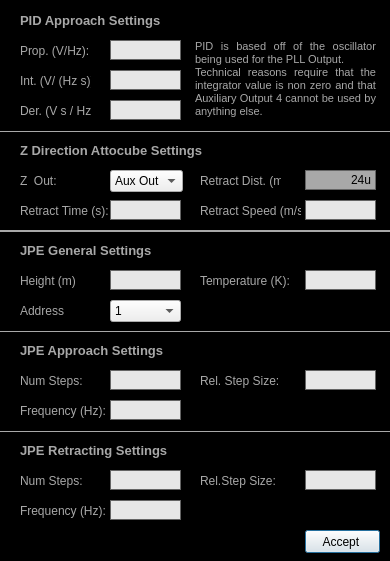
<?xml version="1.0" encoding="UTF-8"?>
<ui version="4.0">
 <class>Dialog</class>
 <widget class="QDialog" name="Dialog">
  <property name="geometry">
   <rect>
    <x>0</x>
    <y>0</y>
    <width>390</width>
    <height>561</height>
   </rect>
  </property>
  <property name="sizePolicy">
   <sizepolicy hsizetype="Fixed" vsizetype="Fixed">
    <horstretch>0</horstretch>
    <verstretch>0</verstretch>
   </sizepolicy>
  </property>
  <property name="minimumSize">
   <size>
    <width>390</width>
    <height>561</height>
   </size>
  </property>
  <property name="maximumSize">
   <size>
    <width>390</width>
    <height>561</height>
   </size>
  </property>
  <property name="windowTitle">
   <string>Advanced PID Approach Settings</string>
  </property>
  <property name="styleSheet">
   <string notr="true">#Dialog{background-color: rgb(0,0,0);}

QLabel{
color:rgb(168,168,168)
}

QLineEdit{
border: 1px solid rgb(100,100,100);
background-color:rgb(230,230,230);
}

QTextEdit{
border: 1px solid black;
background-color: black;
color:rgb(168,168,168);
}

</string>
  </property>
  <widget class="QLabel" name="label_title">
   <property name="geometry">
    <rect>
     <x>20</x>
     <y>10</y>
     <width>171</width>
     <height>20</height>
    </rect>
   </property>
   <property name="font">
    <font>
     <pointsize>10</pointsize>
     <weight>75</weight>
     <bold>true</bold>
    </font>
   </property>
   <property name="styleSheet">
    <string notr="true">#label_title{
color:rgb(168,168,168)
}</string>
   </property>
   <property name="text">
    <string>PID Approach Settings</string>
   </property>
   <property name="alignment">
    <set>Qt::AlignLeading|Qt::AlignLeft|Qt::AlignVCenter</set>
   </property>
  </widget>
  <widget class="QPushButton" name="pushButton">
   <property name="geometry">
    <rect>
     <x>305</x>
     <y>530</y>
     <width>75</width>
     <height>23</height>
    </rect>
   </property>
   <property name="text">
    <string>Accept </string>
   </property>
  </widget>
  <widget class="QLabel" name="label">
   <property name="geometry">
    <rect>
     <x>20</x>
     <y>40</y>
     <width>81</width>
     <height>22</height>
    </rect>
   </property>
   <property name="text">
    <string>Prop. (V/Hz):</string>
   </property>
  </widget>
  <widget class="QLabel" name="label_2">
   <property name="geometry">
    <rect>
     <x>20</x>
     <y>100</y>
     <width>71</width>
     <height>22</height>
    </rect>
   </property>
   <property name="text">
    <string>Der. (V s / Hz):</string>
   </property>
  </widget>
  <widget class="QLabel" name="label_3">
   <property name="geometry">
    <rect>
     <x>20</x>
     <y>70</y>
     <width>71</width>
     <height>22</height>
    </rect>
   </property>
   <property name="text">
    <string>Int. (V/ (Hz s)):</string>
   </property>
  </widget>
  <widget class="QLabel" name="label_title_6">
   <property name="geometry">
    <rect>
     <x>20</x>
     <y>140</y>
     <width>311</width>
     <height>20</height>
    </rect>
   </property>
   <property name="font">
    <font>
     <pointsize>10</pointsize>
     <weight>75</weight>
     <bold>true</bold>
    </font>
   </property>
   <property name="styleSheet">
    <string notr="true">#label_title{
color:rgb(168,168,168)
}</string>
   </property>
   <property name="text">
    <string>Z Direction Attocube Settings</string>
   </property>
   <property name="alignment">
    <set>Qt::AlignLeading|Qt::AlignLeft|Qt::AlignVCenter</set>
   </property>
  </widget>
  <widget class="Line" name="line_3">
   <property name="geometry">
    <rect>
     <x>0</x>
     <y>130</y>
     <width>405</width>
     <height>3</height>
    </rect>
   </property>
   <property name="styleSheet">
    <string notr="true">#line_3{
color:rgb(168,168,168)
}</string>
   </property>
   <property name="frameShadow">
    <enum>QFrame::Plain</enum>
   </property>
   <property name="lineWidth">
    <number>1</number>
   </property>
   <property name="orientation">
    <enum>Qt::Horizontal</enum>
   </property>
  </widget>
  <widget class="QLabel" name="label_11">
   <property name="geometry">
    <rect>
     <x>20</x>
     <y>370</y>
     <width>111</width>
     <height>22</height>
    </rect>
   </property>
   <property name="text">
    <string>Num Steps:</string>
   </property>
  </widget>
  <widget class="QLineEdit" name="lineEdit_JPE_Retract_Freq">
   <property name="geometry">
    <rect>
     <x>110</x>
     <y>500</y>
     <width>71</width>
     <height>20</height>
    </rect>
   </property>
   <property name="text">
    <string/>
   </property>
   <property name="alignment">
    <set>Qt::AlignRight|Qt::AlignTrailing|Qt::AlignVCenter</set>
   </property>
  </widget>
  <widget class="QLineEdit" name="lineEdit_JPE_Approach_Freq">
   <property name="geometry">
    <rect>
     <x>110</x>
     <y>400</y>
     <width>71</width>
     <height>20</height>
    </rect>
   </property>
   <property name="text">
    <string/>
   </property>
   <property name="alignment">
    <set>Qt::AlignRight|Qt::AlignTrailing|Qt::AlignVCenter</set>
   </property>
  </widget>
  <widget class="Line" name="line_5">
   <property name="geometry">
    <rect>
     <x>0</x>
     <y>430</y>
     <width>405</width>
     <height>3</height>
    </rect>
   </property>
   <property name="styleSheet">
    <string notr="true">#line_5{
color:rgb(168,168,168)
}</string>
   </property>
   <property name="frameShadow">
    <enum>QFrame::Plain</enum>
   </property>
   <property name="lineWidth">
    <number>1</number>
   </property>
   <property name="orientation">
    <enum>Qt::Horizontal</enum>
   </property>
  </widget>
  <widget class="QLineEdit" name="lineEdit_JPE_Retract_Steps">
   <property name="geometry">
    <rect>
     <x>110</x>
     <y>470</y>
     <width>71</width>
     <height>20</height>
    </rect>
   </property>
   <property name="text">
    <string/>
   </property>
   <property name="alignment">
    <set>Qt::AlignRight|Qt::AlignTrailing|Qt::AlignVCenter</set>
   </property>
  </widget>
  <widget class="QLabel" name="label_23">
   <property name="geometry">
    <rect>
     <x>20</x>
     <y>500</y>
     <width>111</width>
     <height>22</height>
    </rect>
   </property>
   <property name="text">
    <string>Frequency (Hz):</string>
   </property>
  </widget>
  <widget class="QLabel" name="label_25">
   <property name="geometry">
    <rect>
     <x>200</x>
     <y>470</y>
     <width>111</width>
     <height>22</height>
    </rect>
   </property>
   <property name="text">
    <string>Rel.Step Size:</string>
   </property>
  </widget>
  <widget class="QLineEdit" name="lineEdit_JPE_Approach_Size">
   <property name="geometry">
    <rect>
     <x>305</x>
     <y>370</y>
     <width>71</width>
     <height>20</height>
    </rect>
   </property>
   <property name="text">
    <string/>
   </property>
   <property name="alignment">
    <set>Qt::AlignRight|Qt::AlignTrailing|Qt::AlignVCenter</set>
   </property>
  </widget>
  <widget class="QLabel" name="label_12">
   <property name="geometry">
    <rect>
     <x>200</x>
     <y>370</y>
     <width>111</width>
     <height>22</height>
    </rect>
   </property>
   <property name="text">
    <string>Rel. Step Size:</string>
   </property>
  </widget>
  <widget class="QLabel" name="label_24">
   <property name="geometry">
    <rect>
     <x>20</x>
     <y>470</y>
     <width>111</width>
     <height>22</height>
    </rect>
   </property>
   <property name="text">
    <string>Num Steps:</string>
   </property>
  </widget>
  <widget class="QComboBox" name="comboBox_JPE_Address">
   <property name="geometry">
    <rect>
     <x>110</x>
     <y>300</y>
     <width>71</width>
     <height>22</height>
    </rect>
   </property>
   <property name="currentIndex">
    <number>0</number>
   </property>
   <item>
    <property name="text">
     <string>1</string>
    </property>
   </item>
   <item>
    <property name="text">
     <string>2</string>
    </property>
   </item>
   <item>
    <property name="text">
     <string>3</string>
    </property>
   </item>
   <item>
    <property name="text">
     <string>4</string>
    </property>
   </item>
   <item>
    <property name="text">
     <string>5</string>
    </property>
   </item>
   <item>
    <property name="text">
     <string>6</string>
    </property>
   </item>
  </widget>
  <widget class="QLabel" name="label_title_8">
   <property name="geometry">
    <rect>
     <x>20</x>
     <y>340</y>
     <width>311</width>
     <height>20</height>
    </rect>
   </property>
   <property name="font">
    <font>
     <pointsize>10</pointsize>
     <weight>75</weight>
     <bold>true</bold>
    </font>
   </property>
   <property name="styleSheet">
    <string notr="true">#label_title{
color:rgb(168,168,168)
}</string>
   </property>
   <property name="text">
    <string>JPE Approach Settings</string>
   </property>
   <property name="alignment">
    <set>Qt::AlignLeading|Qt::AlignLeft|Qt::AlignVCenter</set>
   </property>
  </widget>
  <widget class="QLineEdit" name="lineEdit_JPE_Approach_Steps">
   <property name="geometry">
    <rect>
     <x>110</x>
     <y>370</y>
     <width>71</width>
     <height>20</height>
    </rect>
   </property>
   <property name="text">
    <string/>
   </property>
   <property name="alignment">
    <set>Qt::AlignRight|Qt::AlignTrailing|Qt::AlignVCenter</set>
   </property>
  </widget>
  <widget class="QLabel" name="label_14">
   <property name="geometry">
    <rect>
     <x>200</x>
     <y>270</y>
     <width>111</width>
     <height>22</height>
    </rect>
   </property>
   <property name="text">
    <string>Temperature (K):</string>
   </property>
  </widget>
  <widget class="QLabel" name="label_title_5">
   <property name="geometry">
    <rect>
     <x>20</x>
     <y>240</y>
     <width>311</width>
     <height>20</height>
    </rect>
   </property>
   <property name="font">
    <font>
     <pointsize>10</pointsize>
     <weight>75</weight>
     <bold>true</bold>
    </font>
   </property>
   <property name="styleSheet">
    <string notr="true">#label_title{
color:rgb(168,168,168)
}</string>
   </property>
   <property name="text">
    <string>JPE General Settings</string>
   </property>
   <property name="alignment">
    <set>Qt::AlignLeading|Qt::AlignLeft|Qt::AlignVCenter</set>
   </property>
  </widget>
  <widget class="QLineEdit" name="lineEdit_Temperature">
   <property name="geometry">
    <rect>
     <x>305</x>
     <y>270</y>
     <width>71</width>
     <height>20</height>
    </rect>
   </property>
   <property name="text">
    <string/>
   </property>
   <property name="alignment">
    <set>Qt::AlignRight|Qt::AlignTrailing|Qt::AlignVCenter</set>
   </property>
  </widget>
  <widget class="QLineEdit" name="lineEdit_Tip_Height">
   <property name="geometry">
    <rect>
     <x>110</x>
     <y>270</y>
     <width>71</width>
     <height>20</height>
    </rect>
   </property>
   <property name="text">
    <string/>
   </property>
   <property name="alignment">
    <set>Qt::AlignRight|Qt::AlignTrailing|Qt::AlignVCenter</set>
   </property>
  </widget>
  <widget class="Line" name="line_4">
   <property name="geometry">
    <rect>
     <x>0</x>
     <y>330</y>
     <width>405</width>
     <height>3</height>
    </rect>
   </property>
   <property name="styleSheet">
    <string notr="true">#line_4{
color:rgb(168,168,168)
}</string>
   </property>
   <property name="frameShadow">
    <enum>QFrame::Plain</enum>
   </property>
   <property name="lineWidth">
    <number>1</number>
   </property>
   <property name="orientation">
    <enum>Qt::Horizontal</enum>
   </property>
  </widget>
  <widget class="Line" name="line_2">
   <property name="geometry">
    <rect>
     <x>0</x>
     <y>230</y>
     <width>405</width>
     <height>3</height>
    </rect>
   </property>
   <property name="styleSheet">
    <string notr="true">#line_2{
color:rgb(168,168,168)
}</string>
   </property>
   <property name="frameShadow">
    <enum>QFrame::Plain</enum>
   </property>
   <property name="lineWidth">
    <number>2</number>
   </property>
   <property name="orientation">
    <enum>Qt::Horizontal</enum>
   </property>
  </widget>
  <widget class="QLabel" name="label_title_9">
   <property name="geometry">
    <rect>
     <x>20</x>
     <y>440</y>
     <width>311</width>
     <height>20</height>
    </rect>
   </property>
   <property name="font">
    <font>
     <pointsize>10</pointsize>
     <weight>75</weight>
     <bold>true</bold>
    </font>
   </property>
   <property name="styleSheet">
    <string notr="true">#label_title{
color:rgb(168,168,168)
}</string>
   </property>
   <property name="text">
    <string>JPE Retracting Settings</string>
   </property>
   <property name="alignment">
    <set>Qt::AlignLeading|Qt::AlignLeft|Qt::AlignVCenter</set>
   </property>
  </widget>
  <widget class="QLabel" name="label_13">
   <property name="geometry">
    <rect>
     <x>20</x>
     <y>270</y>
     <width>111</width>
     <height>22</height>
    </rect>
   </property>
   <property name="text">
    <string>Height (m)</string>
   </property>
  </widget>
  <widget class="QLineEdit" name="lineEdit_JPE_Retract_Size">
   <property name="geometry">
    <rect>
     <x>305</x>
     <y>470</y>
     <width>71</width>
     <height>20</height>
    </rect>
   </property>
   <property name="text">
    <string/>
   </property>
   <property name="alignment">
    <set>Qt::AlignRight|Qt::AlignTrailing|Qt::AlignVCenter</set>
   </property>
  </widget>
  <widget class="QLabel" name="label_21">
   <property name="geometry">
    <rect>
     <x>20</x>
     <y>300</y>
     <width>111</width>
     <height>22</height>
    </rect>
   </property>
   <property name="text">
    <string>Address</string>
   </property>
  </widget>
  <widget class="QLabel" name="label_10">
   <property name="geometry">
    <rect>
     <x>20</x>
     <y>400</y>
     <width>111</width>
     <height>22</height>
    </rect>
   </property>
   <property name="text">
    <string>Frequency (Hz):</string>
   </property>
  </widget>
  <widget class="QLabel" name="label_15">
   <property name="geometry">
    <rect>
     <x>200</x>
     <y>200</y>
     <width>101</width>
     <height>22</height>
    </rect>
   </property>
   <property name="text">
    <string>Retract Speed (m/s):</string>
   </property>
  </widget>
  <widget class="QLabel" name="label_7">
   <property name="geometry">
    <rect>
     <x>200</x>
     <y>170</y>
     <width>81</width>
     <height>22</height>
    </rect>
   </property>
   <property name="text">
    <string>Retract Dist. (m):</string>
   </property>
  </widget>
  <widget class="QLineEdit" name="lineEdit_Atto_Retract_Speed">
   <property name="geometry">
    <rect>
     <x>305</x>
     <y>200</y>
     <width>71</width>
     <height>20</height>
    </rect>
   </property>
   <property name="text">
    <string/>
   </property>
   <property name="alignment">
    <set>Qt::AlignRight|Qt::AlignTrailing|Qt::AlignVCenter</set>
   </property>
  </widget>
  <widget class="QLabel" name="label_6">
   <property name="geometry">
    <rect>
     <x>20</x>
     <y>170</y>
     <width>81</width>
     <height>22</height>
    </rect>
   </property>
   <property name="text">
    <string>Z  Out:</string>
   </property>
  </widget>
  <widget class="QComboBox" name="comboBox_Atto_Z_DAC_Out">
   <property name="geometry">
    <rect>
     <x>110</x>
     <y>170</y>
     <width>73</width>
     <height>22</height>
    </rect>
   </property>
   <property name="currentIndex">
    <number>0</number>
   </property>
   <item>
    <property name="text">
     <string>Aux Out 1</string>
    </property>
   </item>
   <item>
    <property name="text">
     <string>Aux Out 2</string>
    </property>
   </item>
   <item>
    <property name="text">
     <string>Aux Out 3</string>
    </property>
   </item>
  </widget>
  <widget class="QLineEdit" name="lineEdit_Atto_Retract_Distance">
   <property name="geometry">
    <rect>
     <x>305</x>
     <y>170</y>
     <width>71</width>
     <height>20</height>
    </rect>
   </property>
   <property name="styleSheet">
    <string notr="true">#lineEdit_Atto_Retract_Distance{
background: rgb(168,168,168);
}</string>
   </property>
   <property name="text">
    <string>24u</string>
   </property>
   <property name="alignment">
    <set>Qt::AlignRight|Qt::AlignTrailing|Qt::AlignVCenter</set>
   </property>
   <property name="readOnly">
    <bool>true</bool>
   </property>
  </widget>
  <widget class="QLineEdit" name="lineEdit_P">
   <property name="geometry">
    <rect>
     <x>110</x>
     <y>40</y>
     <width>71</width>
     <height>20</height>
    </rect>
   </property>
   <property name="text">
    <string/>
   </property>
   <property name="alignment">
    <set>Qt::AlignRight|Qt::AlignTrailing|Qt::AlignVCenter</set>
   </property>
  </widget>
  <widget class="QLineEdit" name="lineEdit_I">
   <property name="geometry">
    <rect>
     <x>110</x>
     <y>70</y>
     <width>71</width>
     <height>20</height>
    </rect>
   </property>
   <property name="text">
    <string/>
   </property>
   <property name="alignment">
    <set>Qt::AlignRight|Qt::AlignTrailing|Qt::AlignVCenter</set>
   </property>
  </widget>
  <widget class="QLineEdit" name="lineEdit_D">
   <property name="geometry">
    <rect>
     <x>110</x>
     <y>100</y>
     <width>71</width>
     <height>20</height>
    </rect>
   </property>
   <property name="text">
    <string/>
   </property>
   <property name="alignment">
    <set>Qt::AlignRight|Qt::AlignTrailing|Qt::AlignVCenter</set>
   </property>
  </widget>
  <widget class="QLineEdit" name="lineEdit_Atto_Retract_Time">
   <property name="geometry">
    <rect>
     <x>110</x>
     <y>200</y>
     <width>71</width>
     <height>20</height>
    </rect>
   </property>
   <property name="text">
    <string/>
   </property>
   <property name="alignment">
    <set>Qt::AlignRight|Qt::AlignTrailing|Qt::AlignVCenter</set>
   </property>
  </widget>
  <widget class="QLabel" name="label_16">
   <property name="geometry">
    <rect>
     <x>20</x>
     <y>200</y>
     <width>101</width>
     <height>22</height>
    </rect>
   </property>
   <property name="text">
    <string>Retract Time (s):</string>
   </property>
  </widget>
  <widget class="QTextEdit" name="textEdit">
   <property name="geometry">
    <rect>
     <x>190</x>
     <y>35</y>
     <width>191</width>
     <height>91</height>
    </rect>
   </property>
   <property name="readOnly">
    <bool>true</bool>
   </property>
   <property name="html">
    <string>&lt;!DOCTYPE HTML PUBLIC &quot;-//W3C//DTD HTML 4.0//EN&quot; &quot;http://www.w3.org/TR/REC-html40/strict.dtd&quot;&gt;
&lt;html&gt;&lt;head&gt;&lt;meta name=&quot;qrichtext&quot; content=&quot;1&quot; /&gt;&lt;style type=&quot;text/css&quot;&gt;
p, li { white-space: pre-wrap; }
&lt;/style&gt;&lt;/head&gt;&lt;body style=&quot; font-family:'MS Shell Dlg 2'; font-size:8.25pt; font-weight:400; font-style:normal;&quot;&gt;
&lt;p align=&quot;justify&quot; style=&quot; margin-top:0px; margin-bottom:0px; margin-left:0px; margin-right:0px; -qt-block-indent:0; text-indent:0px;&quot;&gt;&lt;span style=&quot; font-size:8pt;&quot;&gt;PID is based off of the oscillator being used for the PLL Output. &lt;/span&gt;&lt;/p&gt;
&lt;p align=&quot;justify&quot; style=&quot; margin-top:0px; margin-bottom:0px; margin-left:0px; margin-right:0px; -qt-block-indent:0; text-indent:0px;&quot;&gt;&lt;span style=&quot; font-size:8pt;&quot;&gt;Technical reasons require that the integrator value is non zero and that Auxiliary Output 4 cannot be used by anything else. &lt;/span&gt;&lt;/p&gt;&lt;/body&gt;&lt;/html&gt;</string>
   </property>
  </widget>
 </widget>
 <tabstops>
  <tabstop>pushButton</tabstop>
 </tabstops>
 <resources/>
 <connections/>
</ui>
